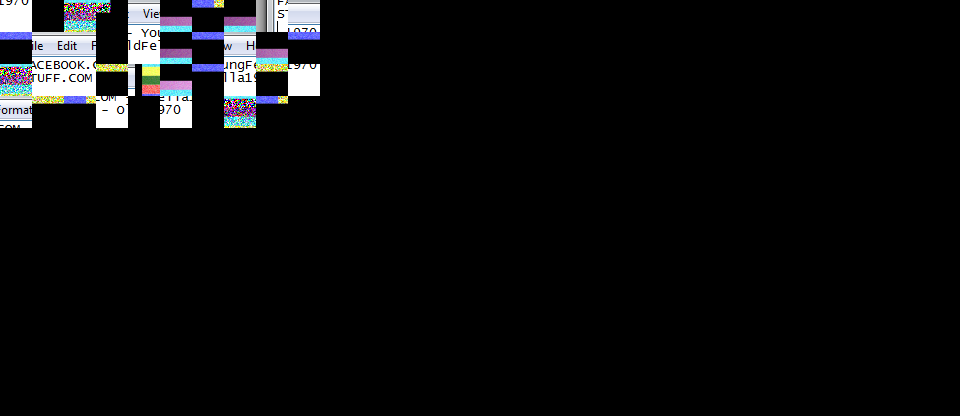

Rendered tile map (Tiled .tmx) drawn with the repository's tilesets; below, a short description and the map source with its tile grids summarised:
An orthogonal 30x13 tile map with 32x32 px tiles, 1 tile layer (Tiles).

<map version="1.0" orientation="orthogonal" width="30" height="13" tilewidth="32" tileheight="32">
 <tileset firstgid="1" name="mission1" tilewidth="32" tileheight="32">
  <image source="mission1.png" width="512" height="128" />
 </tileset>
 <layer name="Tiles" width="30" height="13">
  <data>[390 cells, 40 non-empty, 30 distinct tile ids]</data>
 </layer>
</map>
